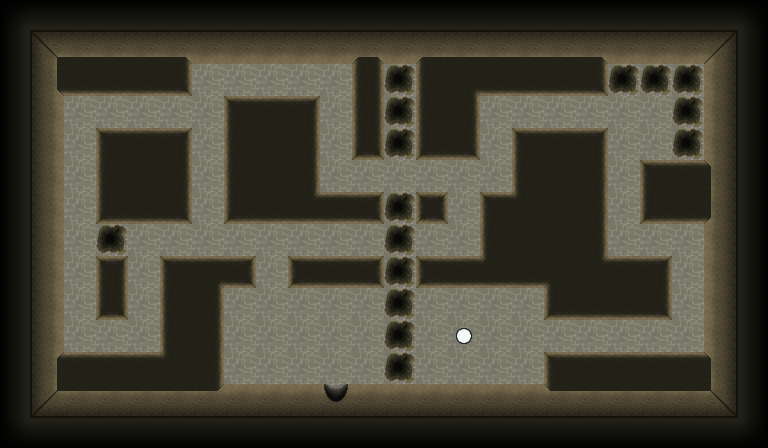

Tiled map render using the project's own tile images. Description and the whole map definition, tile-layer contents included, below:
An orthogonal 24x14 tile map with 32x32 px tiles, 2 tile layers (base, interaction).

<map version="1.8" tiledversion="1.8.5" orientation="orthogonal" renderorder="right-down" width="24" height="14" tilewidth="32" tileheight="32" infinite="0" nextlayerid="3" nextobjectid="1">
 <tileset firstgid="1" source="../tileset/tileset.tsx" />
 <layer id="1" name="base" width="24" height="14">
  <data encoding="csv">
77,2684354638,2684354638,2684354638,2684354638,2684354638,2684354638,2684354638,2684354638,2684354638,2684354638,2684354638,2684354638,2684354638,2684354638,2684354638,2684354638,2684354638,2684354638,2684354638,2684354638,2684354638,2684354638,2684354637,
78,1610612807,1610612809,1610612809,1610612809,1610612810,1610612808,1610612808,1610612808,1610612808,1610612808,1610612812,1610612808,80,1610612809,1610612809,1610612809,1610612809,1610612810,1610612808,1610612808,1610612808,70,3221225550,
78,1610612816,67,67,67,3221225534,1,1,1,1,1,2684354618,2,2684354627,1610612802,67,67,67,3221225534,2,2,2,72,3221225550,
78,3221225544,1,1,1,1,1,62,3221225539,2684354622,1,2684354618,2,2684354627,1610612803,1,1,1,1,1,1,2,72,3221225550,
78,3221225544,1,62,3221225539,2684354622,1,2684354627,63,1610612803,1,1610612796,2,1610612798,3221225534,1,62,3221225539,2684354622,1,1,2,72,3221225550,
78,3221225544,1,2684354627,63,1610612803,1,2684354627,63,1610612803,1,1,1,1,1,1,2684354627,63,1610612803,1,62,3221225539,2684354640,3221225550,
78,3221225544,1,1610612798,67,3221225534,1,1610612798,67,3221225541,58,3221225532,2,57,1,62,2684354626,63,1610612803,1,1610612798,67,74,3221225550,
78,3221225544,1,2,1,1,1,1,1,1,1,1,2,1,1,2684354627,63,63,1610612803,1,1,1,72,3221225550,
78,3221225544,1,2684354620,1,62,79,3221225532,1,60,3221225530,3221225532,2,60,3221225530,3221225551,67,66,3221225538,3221225539,2684354622,1,72,3221225550,
78,3221225544,1,1610612796,1,2684354627,1610612803,1,1,1,1,1,2,1,1,1,1,1610612798,67,67,3221225534,1,72,3221225550,
78,3221225544,1,1,1,2684354627,1610612803,1,1,1,1,1,2,1,3,1,1,1,1,1,1,1,72,3221225550,
78,3221225546,3221225539,3221225539,3221225539,2684354626,1610612803,1,1,1,1,1,2,1,1,1,1,62,3221225539,3221225539,3221225539,3221225539,2684354640,3221225550,
78,3221225543,2684354633,2684354633,2684354633,2684354633,3221225552,2684354632,2684354632,2684354632,3221225547,2684354632,2684354632,2684354632,2684354632,2684354632,2684354632,2684354634,2684354633,2684354633,2684354633,2684354633,2684354631,3221225550,
1610612813,1610612814,1610612814,1610612814,1610612814,1610612814,1610612814,1610612814,1610612814,1610612814,1610612814,1610612814,1610612814,1610612814,1610612814,1610612814,1610612814,1610612814,1610612814,1610612814,1610612814,1610612814,1610612814,3221225549
</data>
 </layer>
 <layer id="2" name="interaction" width="24" height="14">
  <data encoding="csv">
0,0,0,0,0,0,0,0,0,0,0,0,0,0,0,0,0,0,0,0,0,0,0,0,
0,0,0,0,0,0,0,0,0,0,0,0,0,0,0,0,0,0,0,0,0,0,0,0,
0,0,0,0,0,0,0,0,0,0,0,0,0,0,0,0,0,0,0,0,0,0,0,0,
0,0,0,0,0,0,0,0,0,0,0,0,0,0,0,0,0,0,0,0,0,0,0,0,
0,0,0,0,0,0,0,0,0,0,0,0,0,0,0,0,0,0,0,0,0,0,0,0,
0,0,0,0,0,0,0,0,0,0,0,0,0,0,0,0,0,0,0,0,0,0,0,0,
0,0,0,0,0,0,0,0,0,0,0,0,0,0,0,0,0,0,0,0,0,0,0,0,
0,0,0,0,0,0,0,0,0,0,0,0,0,0,0,0,0,0,0,0,0,0,0,0,
0,0,0,0,0,0,0,0,0,0,0,0,0,0,0,0,0,0,0,0,0,0,0,0,
0,0,0,0,0,0,0,0,0,0,0,0,0,0,0,0,0,0,0,0,0,0,0,0,
0,0,0,0,0,0,0,0,0,0,0,0,0,0,0,0,0,0,0,0,0,0,0,0,
0,0,0,0,0,0,0,0,0,0,0,0,0,0,0,0,0,0,0,0,0,0,0,0,
0,0,0,0,0,0,0,0,0,0,0,0,0,0,0,0,0,0,0,0,0,0,0,0,
0,0,0,0,0,0,0,0,0,0,0,0,0,0,0,0,0,0,0,0,0,0,0,0
</data>
 </layer>
</map>
